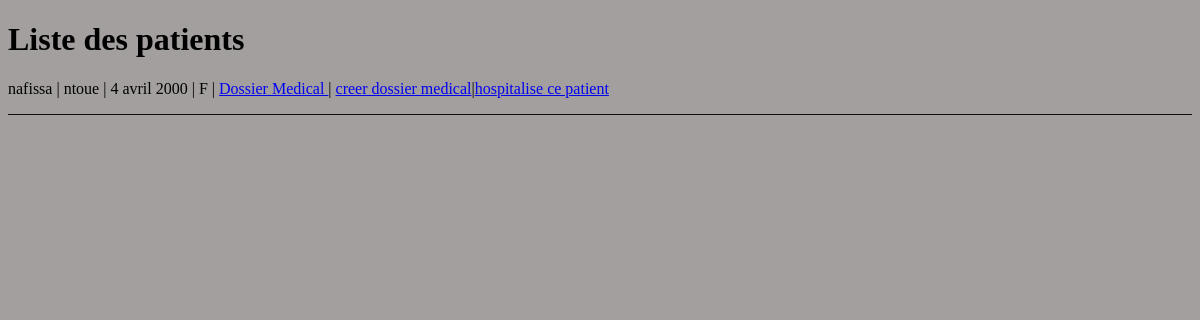
The app's page /patient_list/, older data.
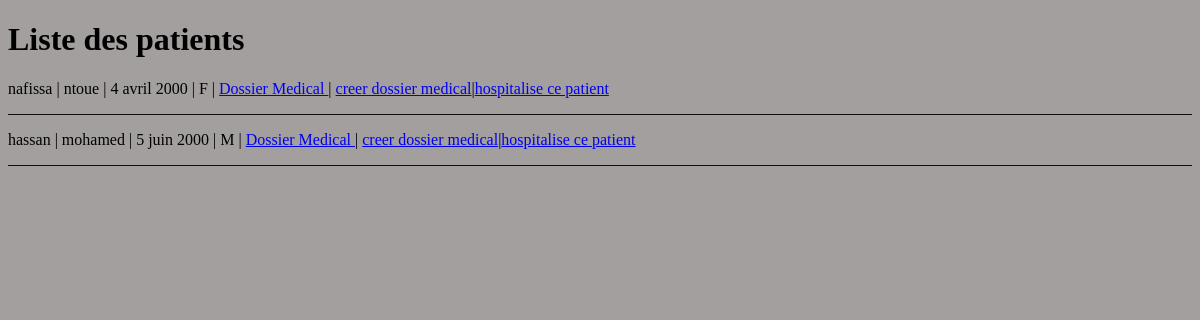
The same page, newer data.
### authentication/models.py (models this page shows, shortened)
class User(AbstractUser):
    PATIENT = 'PATIENT'
    MEDECIN = 'MEDECIN'
    MASCULIN = 'M'
    FEMININ = 'F'
    ROLE_CHOICES_ONE = (
        (PATIENT,'patient'),
        (MEDECIN,'medecin'),
    )
    ROLE_CHOICES_TWO = (
        (MASCULIN,'M'),
        (FEMININ,'F'),
    )
    profile_photo = models.ImageField(verbose_name='photo de profil')
    role = models.CharField(max_length=30, choices=ROLE_CHOICES_ONE, verbose_name='rôle')
    date_naissance = models.DateField(null=True)
    sex = models.CharField(max_length=1,choices=ROLE_CHOICES_TWO,verbose_name='sexe')
    telephone = models.IntegerField(null=True)

### patient/views.py (the view)
# urls.py: path('patient_list/',patient.views.patient_list,name='patient_list'),
def patient_list(request):
    patients = User.objects.filter(groups__name='patient')
    return render(request,'patient/patient_list.html',{"patients":patients})

### patient/templates/patient/patient_list.html
{% extends 'base.html' %}
{% block content %}
<h1>Liste des patients </h1>
<div>
    {% for patient in patients %}
        <p><span>{{ patient.first_name }}</span> |
            <span>{{patient.last_name}}</span> |
            <span>{{patient.date_naissance}}</span> |
            <span> {{ patient.sex }}</span> |
            <span> <a href="{% url 'dossier_medical' patient.id %}"> Dossier Medical </a></span>|
            <span><a href="{% url 'creer_dossier_medical' patient.id %}"> creer dossier medical</a></span>|<span><a href="{% url 'hospitalise_patient' patient.id %}">hospitalise ce patient</a></span></p>
            <div style="border-top: 1px solid #0e0c0c;"></div>
    {% endfor %}
</div>
{% endblock %}

Row changes from the older to the newer data that the page shows:
added User: first_name "hassan", last_name "mohamed", date_naissance "5 juin 2000", sex "M"
